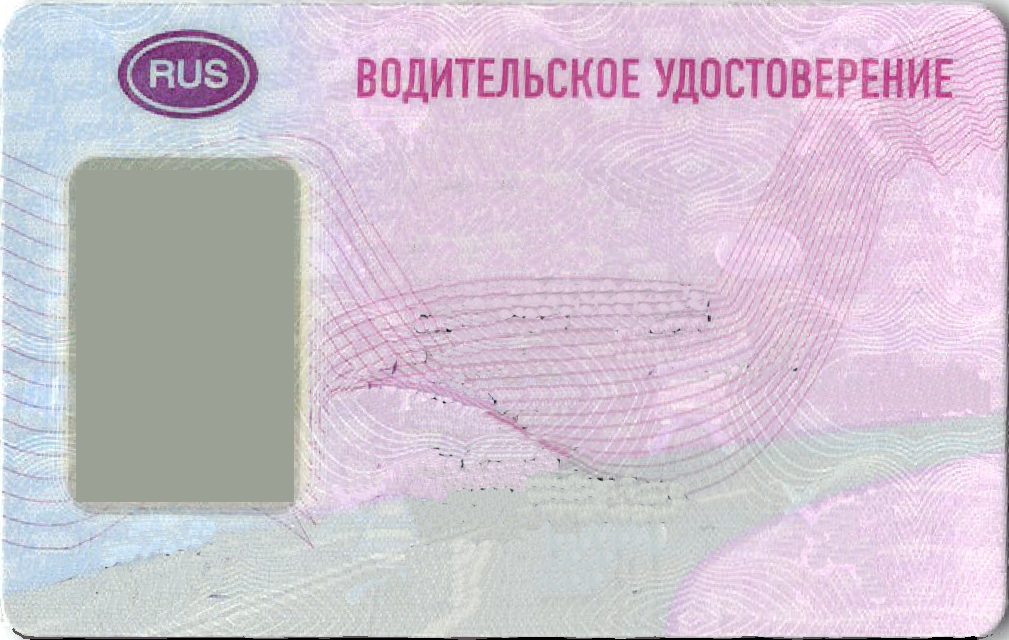
#> input picture docker/worker/code/parsers/kaze_templates/Untitled9.png, 1009 x 640 px; its folder holds only this picture in this run
$ python -i ocr.py   (imports and definitions only)
#> lines starting #> are read from the running program, lines starting #| are printed output that depends on the picture; after the words box and inside, x2 and y2 are one past the last pixel; in counts of white or black regions, pixels touching at a corner belong together
import pytesseract
# from pytesseract import Output
from pytesseract.pytesseract import TesseractError
import numpy as np
import cv2 as cv
#own
from logger import logger
from tesseract_lock import tesseract_image_to_string_lock, tesseract_image_to_boxes_lock


rus_alph = 'АБВГДЕЁЖЗИЙКЛМНОПРСТУФХЦЧШЩЪЫЬЭЮЯ'
eng_alph = 'ABCDEFGHIJKLMNOPQRSTUVWXYZ'
punct = '.-—'
numbers = '0123456789'
rus_bad = r'!\"#$%&\'()*+,/:;<=>?@[\]^_`{|}©«®°»і‘’‚“”„…‹›№'  # without абвгдежзийклмнопрстуфхцчшщъыьэюяё
eng_bad = r'!\"#$%&\'()*+,/:;<=>?@[\]_{|}~¢£¥§©«®°»é‘’“”€ﬁﬂ'  # without abcdefghijklmnopqrstuvwxyz

# [6 lines of commented-out code are left out]


# [21 lines left out: function image_to_string, not called in this run]


def roi_preperation(img, i, scale_factor: int = 1) -> np.ndarray:
    """ Image preperation for pytesseract OCR

    :param img: gray
    :param i: one of range(10)
    :param scale_factor: must be 1 or 2 for passport and prava
    :return: image binary
    """
    if scale_factor == 1:  # passport
        denoising = 2 + 2 * i
        templateWindowSize = 10
    elif scale_factor == 2:  # prava
        denoising = 1 + i // 2
        templateWindowSize = 4
    else:
        logger.critical("parsers.ocr: no scale_factor!")
    r = img
    r = 255 - r
    if i != 0:
        r = cv.fastNlMeansDenoising(r, h=denoising,
                                    templateWindowSize=templateWindowSize)  # h=40, templateWindowSize=20)
    if i % 3 == 0:
        r = cv.dilate(r, None, iterations=1)  # расширить?
    if i % 2 == 0:
        r = cv.erode(r, None, iterations=1)  # разъесть?
    # kernel = np.ones((2, 2), np.uint8)  # left

    ret2, r = cv.threshold(r, 0, 255, cv.THRESH_BINARY + cv.THRESH_OTSU)

    contours, _ = cv.findContours(r, cv.RETR_EXTERNAL,
                               cv.CHAIN_APPROX_SIMPLE)
    # print(contours)
    # remove the bad contours
    # initialize the mask that will be used
    mask = np.ones(r.shape[:2], dtype="uint8") * 255
    for i in range(len(contours)):
        # print(contours[i])
        a = cv.contourArea(contours[i])
        # print(a)
        if a < 8:  # too small contours will be erased
            # print(a)
            # cv.drawContours(mask, [contours[i]], -1, 0, -1)
            r = cv.bitwise_and(r, r, mask=mask)
    # th = cv.erode(th, kernel, iterations=1)

    r = 255 - r
    return r


# [11 lines left out: function digits_to_rus_letters, not called in this run]


def threashold_by_letters(gray, amount=160, scale_factor=2) -> np.ndarray or None:
    """
    :param scale_factor: must be 1 or 2 for passport and prava
    :return: np.ndarray or None if letters_count < amount / 2
    """
    r_ret = None
    r_max = 0
    r_let = None
    for i in range(10):  # recognition loop
        try:
            r = roi_preperation(gray, i, scale_factor=scale_factor)
            with tesseract_image_to_boxes_lock:
                letters = pytesseract.image_to_boxes(r, lang='rus')
            letters = letters.split('\n')
            letters = [letter.split() for letter in letters]
            lc = len(letters)
            # print(lc)
            # >160 or max saved
            if lc > amount:
                r_ret = r
                r_max = lc
                r_let = letters
                break
            elif lc > r_max:
                r_ret = r
                r_max = lc
                r_let = letters
        except TesseractError as ex:
            logger.error("ERROR: %s" % ex.message)
    if r_max < amount / 2:
        return None, None
    if r_let:
        r_let = ''.join([x[0] for x in r_let if x])
    return r_ret, r_let

# pytesseract.pytesseract.tesseract_cmd = r"/home/u/.local/bin/pytesseract"

# try:
#     # tessdata_dir_config = '--tessdata-dir "/mnt/hit4/hit4user/PycharmProjects/rec2/"'
#     # pytesseract.pytesseract.tesseract_cmd = r"pytesseract"
#     if lang == 'ocrb':
#         # Example config: '--tessdata-dir "C:\\Program Files (x86)\\Tesseract-OCR\\tessdata"'
#         # It's important to include double quotes around the dir path.
#
#         # pytesseract.image_to_string(image, lang='chi_sim', config=tessdata_dir_config)
#         # text = pytesseract.image_to_string(r, lang='eng')
#
#         text = pytesseract.image_to_string(r, lang='ocrb')
#     elif lang == 'rus':
#         text = pytesseract.image_to_string(r, lang='rus')
#     # elif lang == 'digits':
#     #    text = pytesseract.image_to_string(r, lang='digits', config=tessdata_dir_config) #, config='--psm 10 --oem 3 -c tessedit_char_whitelist=0123456789')
#     else:
#         text = pytesseract.image_to_string(r, lang='eng')
# except TesseractError as ex:
# sys.stderr.write("ERROR: %s" % ex.message)
# # sys.exit(ex.status)

>>> import cv2
>>> picture = cv2.imread('kaze_templates/Untitled9.png', cv2.IMREAD_GRAYSCALE)
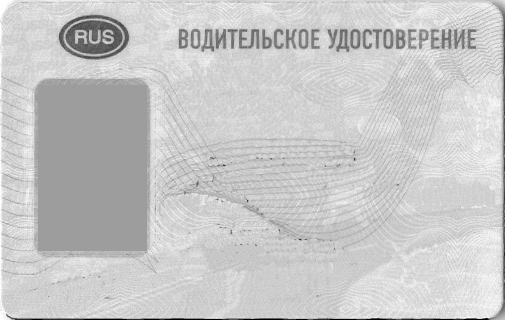
#> picture: shape (640, 1009) (shown at 1/2 size); min 0, max 255, mean 199.6
>>> result = threashold_by_letters(picture)
#> the loop in threashold_by_letters, `for i in range(10):` made 1 pass
#> ret2 in roi_preperation on pass 1: 77
#> pass 1, in roi_preperation, `r = 255 - r`:
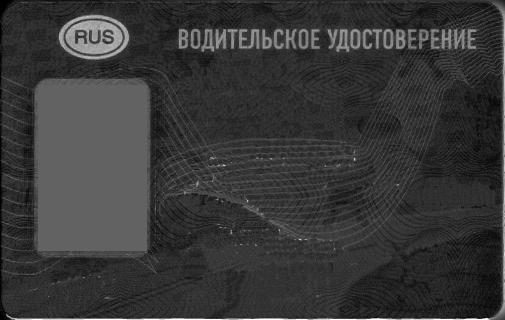
#> r: shape (640, 1009) (shown at 1/2 size); min 0, max 255, mean 55.4
#> pass 1, in roi_preperation, `r = cv.dilate(r, None, iterations=1)`:
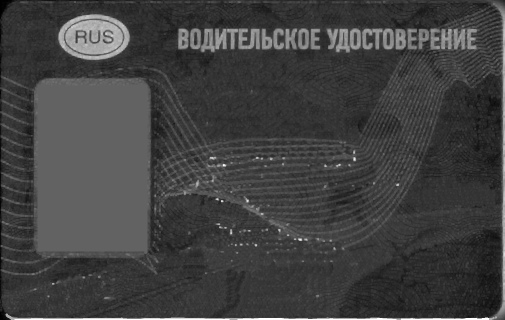
#> r: shape (640, 1009) (shown at 1/2 size); min 0, max 255, mean 64.6
#> pass 1, in roi_preperation, `ret2, r = cv.threshold(r, 0, 255, cv.THRESH_BINARY + cv.THRESH_OTSU)`:
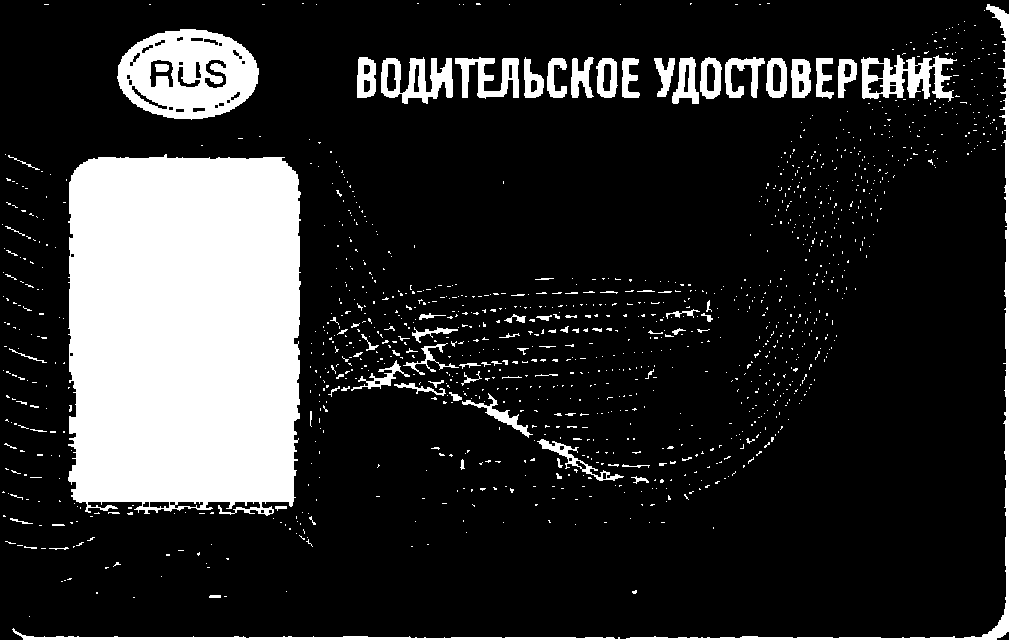
#> r: shape (640, 1009); 17.8% white; 1279 white regions (1182 under 20 px), largest, box (x1, y1, x2, y2) and area: (68, 154, 301, 516) 78648, (117, 29, 259, 120) 8525, (12, 4, 1009, 640) 5705
#> (the run stopped early here; a loop or call above may not have finished)

$ run again, on docker/worker/code/parsers/kaze_templates/Untitled_v2_001.png
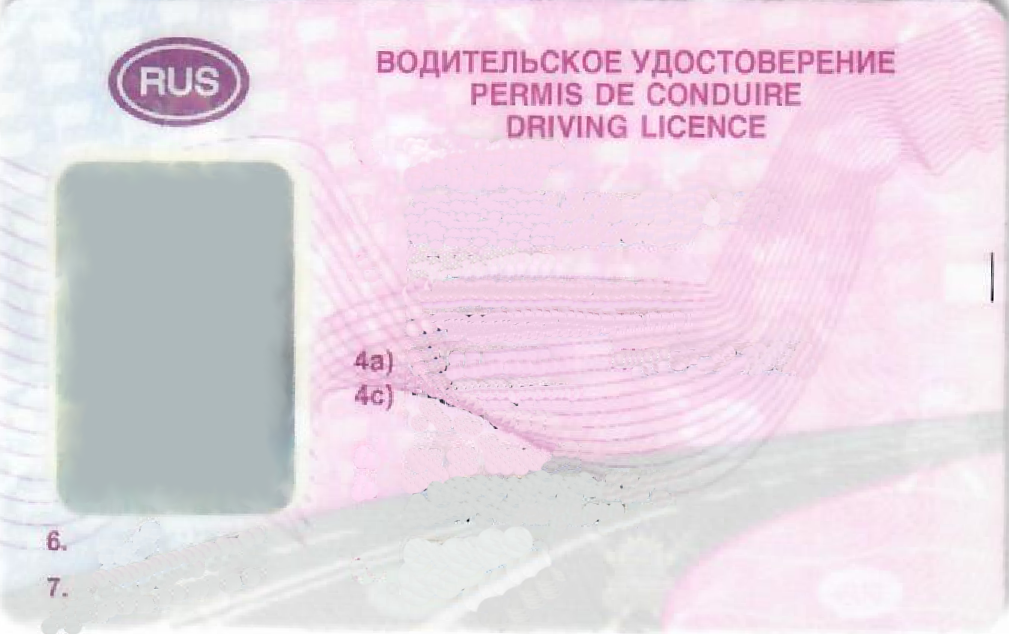
#> input picture docker/worker/code/parsers/kaze_templates/Untitled_v2_001.png, 1009 x 634 px
#> the loop in threashold_by_letters, `for i in range(10):` made 1 pass
#> ret2 in roi_preperation on pass 1: 52
#> pass 1, in roi_preperation, `r = cv.dilate(r, None, iterations=1)`:
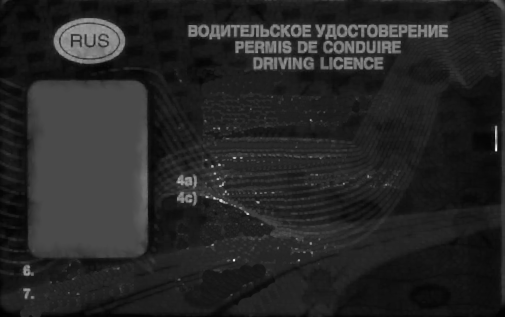
#> r: shape (634, 1009) (shown at 1/2 size); min 0, max 255, mean 38.3
#> pass 1, in roi_preperation, `ret2, r = cv.threshold(r, 0, 255, cv.THRESH_BINARY + cv.THRESH_OTSU)`:
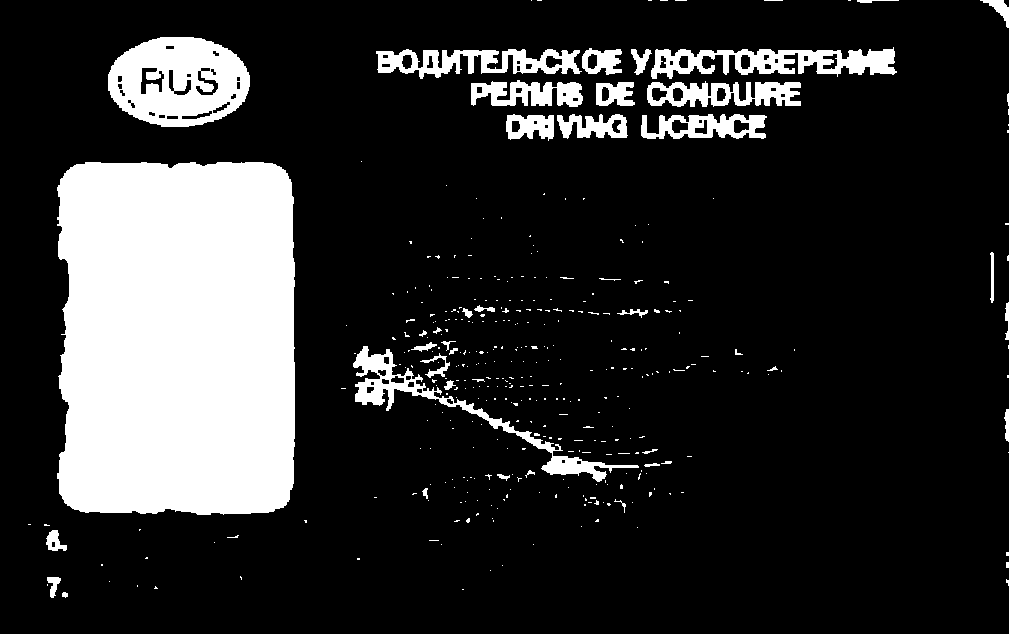
#> r: shape (634, 1009); 17.9% white; 383 white regions (340 under 20 px), largest, box (x1, y1, x2, y2) and area: (57, 162, 295, 515) 80439, (108, 37, 250, 127) 9014, (651, 47, 897, 79) 4195
